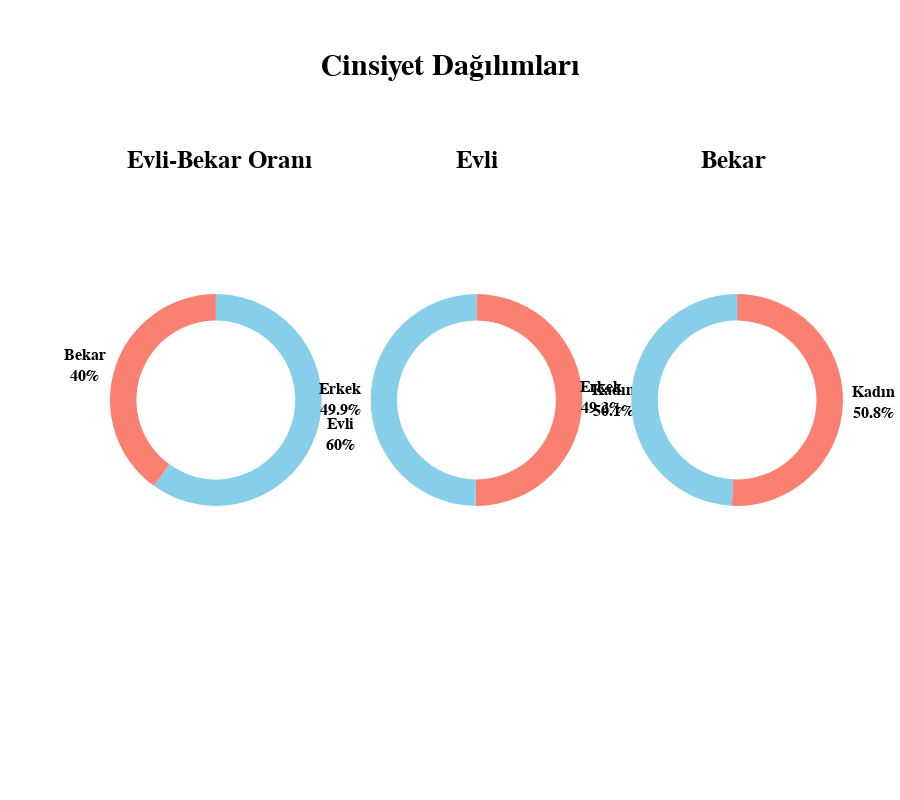

The notebook cell this image was saved under:
### Code cell
city_code = 1
fig = make_subplots(
    rows=1,
    cols=3,
    specs=[[{"type": "pie"}, {"type": "pie"}, {"type": "pie"}]],
    subplot_titles=(
        "Evli-Bekar Oranı",
        "Evli",
        "Bekar",
    ),
)

# Define the data for each pie chart
values1 = [df_married.iloc[city_code, 1], df_married.iloc[city_code, 2]]
values2 = [df_never_married.iloc[city_code, 1] + df_divorced.iloc[city_code, 1] + df_widowed.iloc[city_code, 1], df_never_married.iloc[city_code, 2] + df_divorced.iloc[city_code, 2] + df_widowed.iloc[city_code, 2]]
labels = ["Erkek", "Kadın"]
labels_2 = ["Evli", "Bekar"]
colors = ["skyblue", "salmon"]

# Add the first pie chart
fig.add_trace(
    go.Pie(
        name="",
        labels=labels_2,
        values=[sum(values1), sum(values2)],
        marker=dict(colors=colors),
        hovertemplate="<b>%{label}</b><br>%{value}",
        pull=[0, 0],
        hole=0.75,
        textfont=dict(
            size=16,
            family=font_family,
            color="black",
            weight="bold",
        ),
        textinfo="label+percent",  # Show labels and percentages
    ),
    row=1,
    col=1,
)

# Add the second pie chart
fig.add_trace(
    go.Pie(
        name="",
        labels=labels,
        values=values1,
        marker=dict(colors=colors),
        hovertemplate="<b>%{label}</b><br>%{value}",
        hole=0.75,
        pull=[0, 0],
        textfont=dict(
            size=16,
            family=font_family,
            color="black",
            weight="bold",
        ),
        textinfo="label+percent",  # Show labels and percentages
    ),
    row=1,
    col=2,
)

# Add the third pie chart
fig.add_trace(
    go.Pie(
        name="",
        labels=labels,
        values=values2,
        marker=dict(colors=colors),
        hovertemplate="<b>%{label}</b><br>%{value}",
        hole=0.75,
        pull=[0, 0],
        textfont=dict(
            size=16,
            family=font_family,
            color="black",
            weight="bold",
        ),
        textinfo="label+percent",  # Show labels and percentages
    ),
    row=1,
    col=3,
)


fig.update_layout(
    title=f"Evlilik Durumuna Göre Nüfus: {city_code_map.get(city_code, "Şehir Bulunamadı").capitalize()}",
    height=800,
    title_pad_b=10,
    showlegend=False,
)

annotations_font=dict(size=25, family=font_family, color="black", weight="bold")

fig.update_layout(
    title="Cinsiyet Dağılımları",
    title_pad_b=10,
    showlegend=False,
    annotations=[
        dict(
            x=0.15,  # Adjust this value to position the title correctly
            y=.95,    # Adjust this value to position the title correctly
            xref="paper",
            yref="paper",
            showarrow=False,
            align="right",
            font=annotations_font
        ),
        dict(
            x=0.5,  # Adjust this value to position the title correctly
            y=.95,    # Adjust this value to position the title correctly
            xref="paper",
            yref="paper",
            showarrow=False,
            align="right",
            font=annotations_font,
        ),
        dict(
            x=.85,  # Adjust this value to position the title correctly
            y=.95,    # Adjust this value to position the title correctly
            xref="paper",
            yref="paper",
            showarrow=False,
            font=annotations_font,
            align="right",

        ),

    ],

)
fig.update_layout(design)

### Figure 1 — Plotly figure (JSON) as saved in the notebook; plotly's stock layout.template omitted (floating-point values rounded to 4 significant figures)
{"data": [{"domain": {"x": [0, 0.2889], "y": [0, 1]}, "hole": 0.75, "hovertemplate": "<b>%{label}</b><br>%{value}", "labels": ["Evli", "Bekar"], "marker": {"colors": ["skyblue", "salmon"]}, "name": "", "pull": [0, 0], "textfont": {"color": "black", "family": "Verdana", "size": 16, "weight": "bold"}, "textinfo": "label+percent", "type": "pie", "values": [1045322, 697868]}, {"domain": {"x": [0.3556, 0.6444], "y": [0, 1]}, "hole": 0.75, "hovertemplate": "<b>%{label}</b><br>%{value}", "labels": ["Erkek", "Kadın"], "marker": {"colors": ["skyblue", "salmon"]}, "name": "", "pull": [0, 0], "textfont": {"color": "black", "family": "Verdana", "size": 16, "weight": "bold"}, "textinfo": "label+percent", "type": "pie", "values": [521401, 523921]}, {"domain": {"x": [0.7111, 1], "y": [0, 1]}, "hole": 0.75, "hovertemplate": "<b>%{label}</b><br>%{value}", "labels": ["Erkek", "Kadın"], "marker": {"colors": ["skyblue", "salmon"]}, "name": "", "pull": [0, 0], "textfont": {"color": "black", "family": "Verdana", "size": 16, "weight": "bold"}, "textinfo": "label+percent", "type": "pie", "values": [343407, 354461]}], "layout": {"annotations": [{"align": "right", "font": {"color": "black", "family": "Verdana", "size": 25, "weight": "bold"}, "showarrow": false, "text": "Evli-Bekar Oranı", "x": 0.15, "xanchor": "center", "xref": "paper", "y": 0.95, "yanchor": "bottom", "yref": "paper"}, {"align": "right", "font": {"color": "black", "family": "Verdana", "size": 25, "weight": "bold"}, "showarrow": false, "text": "Evli", "x": 0.5, "xanchor": "center", "xref": "paper", "y": 0.95, "yanchor": "bottom", "yref": "paper"}, {"align": "right", "font": {"color": "black", "family": "Verdana", "size": 25, "weight": "bold"}, "showarrow": false, "text": "Bekar", "x": 0.85, "xanchor": "center", "xref": "paper", "y": 0.95, "yanchor": "bottom", "yref": "paper"}], "height": 800, "margin": {"b": 110, "l": 110, "r": 20, "t": 100}, "plot_bgcolor": "#f3f4f6", "showlegend": false, "title": {"font": {"color": "black", "family": "Verdana", "size": 30, "weight": "bold"}, "text": "Cinsiyet Dağılımları", "x": 0.5, "xanchor": "center"}, "xaxis": {"gridcolor": "lightgray", "showgrid": true, "tickangle": -45, "tickfont": {"family": "Verdana", "size": 12}, "title": {"font": {"color": "black", "family": "Verdana", "size": 20, "weight": "bold"}}}, "yaxis": {"gridcolor": "lightgray", "showgrid": true, "tickfont": {"family": "Verdana", "size": 12}, "tickformat": ",", "title": {"font": {"color": "black", "family": "Verdana", "size": 20, "weight": "bold"}}}}}
